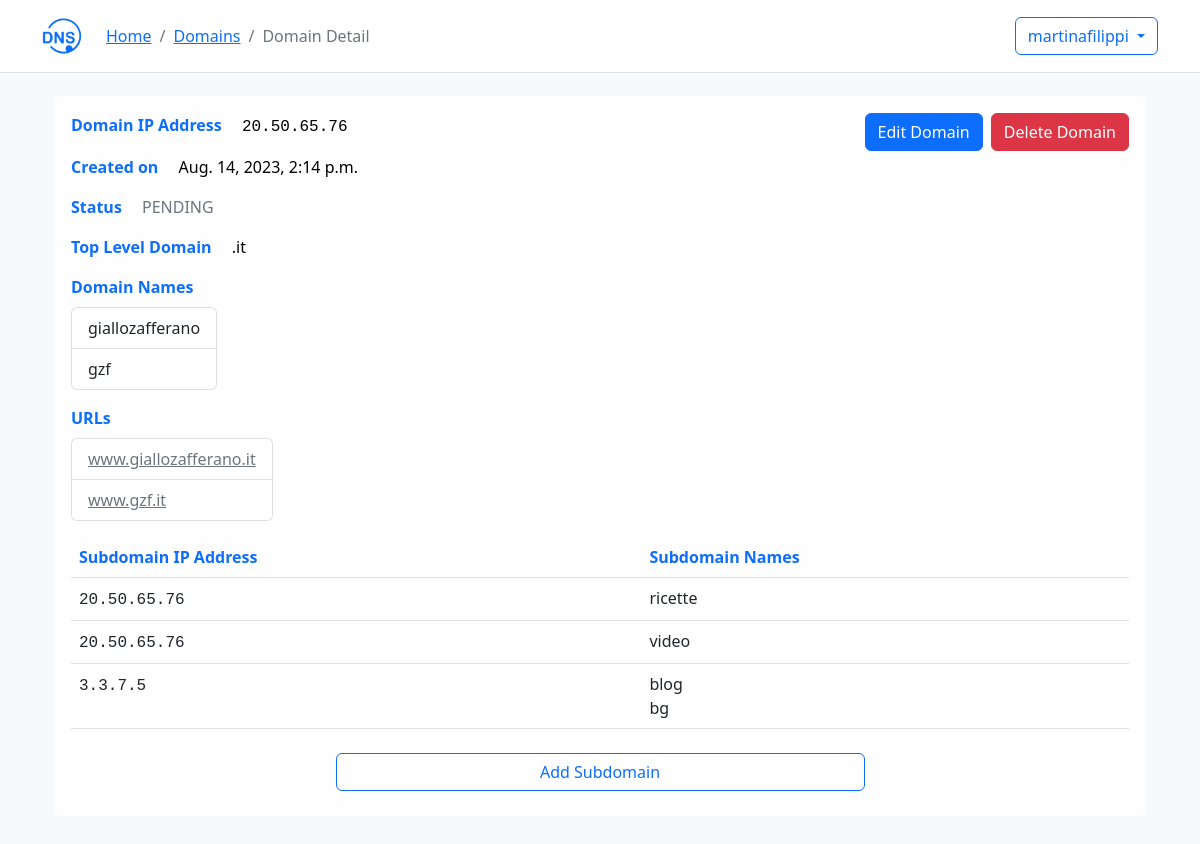
/domains/22 (signed in), run on the app's committed database.
### domains/models.py (models this page shows, shortened)
class Domain(models.Model):
    ip_address = models.CharField(max_length=15, null=False)
    names = models.TextField(null=False)
    TLD = models.ForeignKey(TLD, on_delete=models.CASCADE, null=False)
    user = models.ForeignKey(settings.AUTH_USER_MODEL, on_delete=models.CASCADE, null=False)
    created_at = models.DateTimeField(auto_now_add=True)
    accepted = models.BooleanField(default=None, null=True, blank=True)
    verified_at = models.DateTimeField(null=True)

class TLD(models.Model):
    name = models.CharField(max_length=10, null=False)

class SubDomain(models.Model):
    ip_address = models.CharField(max_length=200, null=False)
    names = models.TextField(null=False)
    domain = models.ForeignKey(Domain, on_delete=models.CASCADE, null=False)
    created_at = models.DateTimeField(auto_now_add=True)

### domains/views.py (the view)
# urls.py: path("<int:pk>", DomainDetailView.as_view(), name='domain-detail'),
class DomainDetailView(DetailView):
    model = Domain
    template_name = 'domains/domain-detail.html'  # il nome del tuo template
    def get_context_data(self, **kwargs):
        context = super().get_context_data(**kwargs)
        domain = get_object_or_404(Domain, pk=self.kwargs['pk'])
        subdomains = SubDomain.objects.filter(domain=domain)
        context['subdomains'] = subdomains
        return context

### domains/templatetags/split.py (called while the page is built)
@register.filter
def split(value, key):
    return value.split(key)

### templates/domains/domain-detail.html (shortened to what this page needs)
{% extends 'base.html' %}
{% load bootstrap_icons %}
{% load split %}
{% block nav %}
  <ol class="breadcrumb">
    <li class="breadcrumb-item"><a class="link-primary" href="/">Home</a></li>
    <li class="breadcrumb-item"><a class="link-primary" href="/domains">Domains</a></li>
    <li class="breadcrumb-item active">Domain Detail</li>
  </ol>
{% endblock nav %}
{% block content %}
<div class="container">
  <div class="alert alert-light" style="color: black;">
    <div class="d-flex justify-content-between">
      <div>
        <div>
          <span class="text-primary fw-bold me-3">Domain IP Address</span>
          <span class="font-monospace">{{ domain.ip_address }}</span>
        </div>
        <div class="mt-3">
          <span class="text-primary fw-bold me-3">Created on</span>
          <span>{{ domain.created_at }}</span>
        </div>
        <div class="mt-3">
          <span class="text-primary fw-bold me-3">Status</span>
          {% if domain.accepted is None %}
            <span class="text-secondary fw-normal">
              {% bs_icon 'hourglass-split' size='1em' extra_classes="mb-1" %}PENDING
            </span>
          {% elif domain.accepted%}
            <span class="text-success">
              {% bs_icon 'check-circle-fill' size='1em' extra_classes="mb-1" %}ACCEPTED
            </span>
          {% else %}
            <span class="text-danger">
              {% bs_icon 'x-circle-fill' size='1em' extra_classes="mb-1" %}REJECTED
            </span>
          {% endif %}
        </div>
        <div class="mt-3">
          <span class="text-primary fw-bold me-3">Top Level Domain</span>
          <span>.{{ domain.TLD.name }}</span>
        </div>
        <div class="mt-3">
          <span class="text-primary fw-bold">Domain Names</span>
          <div class="d-flex align-items-center mt-2">
            <ul class="list-group">
              {% for name in domain.names|split:";" %}
                <li class="list-group-item">{{ name }}</li>
              {% endfor %}
            </ul>
          </div>
        </div>
        <div class="mt-3">
          <span class="text-primary fw-bold">URLs</span>
          <div class="d-flex align-items-center mt-2">
            <ul class="list-group">
              {% for name in domain.names|split:";" %}
                <li class="list-group-item">
                  <a class="link-secondary" href="http://www.{{ name }}.{{ domain.TLD.name }}">
                    www.{{ name }}.{{ domain.TLD.name }}
                  </a>
                </li>
              {% endfor %}
            </ul>
          </div>
        </div>
      </div>
      <div>
        {% if user.is_staff %}
          {% if domain.accepted is None %}
            <a href="{% url 'accept-domain' domain.pk %}" class="btn btn-success me-1">
              {% bs_icon 'check-circle-fill' size='1em' extra_classes="mb-1 me-1" %} Accept
            </a>
            <a href="{% url 'reject-domain' domain.pk %}" class="btn btn-danger">
              {% bs_icon 'x-circle-fill' size='1em' extra_classes="mb-1 me-1" %} Reject
            </a>
          {% endif %}
        {% else %}
          <a href="{% url 'update-domain' domain.pk %}" class="btn btn-primary me-1">
            {% bs_icon 'pencil-fill' size='1em' extra_classes="mb-1 me-1" %} Edit Domain
          </a>
          <a href="{% url 'delete-domain' domain.pk %}" class="btn btn-danger">
            {% bs_icon 'trash3-fill' size='1em' extra_classes="mb-1 me-1" %} Delete Domain
          </a>
        {% endif %}
      </div>
    </div>
    {% if subdomains|length > 0 %}
      <table class="table table-hover mt-3">
        <thead>
          <tr>
            <th class="text-primary" scope="col">Subdomain IP Address</th>
            <th class="text-primary" scope="col">Subdomain Names</th>
          </tr>
        </thead>
        <tbody>
          {% for subdomain in subdomains %}
            <tr class="clickable-row" data-href="{% url 'subdomain-detail' subdomain.pk %}" style="cursor: pointer;">
              <td><span class="font-monospace">{{ subdomain.ip_address }}</span></td>
              <td>
                {% for name in subdomain.names|split:";" %}
                  <div>{{ name }}</div>
                {% endfor %}
              </td>
            </tr>
          {% endfor %}
        </tbody>
      </table>
    {% endif %}
    {% if user.is_staff == False %}
      <div class="d-flex justify-content-center mt-4 pb-2">
        <a href="{% url 'create-subdomain' domain.pk %}" class="btn btn-outline-primary w-50">
          {% bs_icon 'plus-lg' size='1em' extra_classes="mb-1 me-1" %} Add Subdomain
        </a>
      </div>
    {% endif %}
  </div>
</div>
{% endblock content %}

### templates/base.html (shortened to what this page needs)
{% load static %}
{% load bootstrap_icons %}
<!DOCTYPE html>
<html>
  <head>
    <link
      href="https://cdn.jsdelivr.net/npm/bootstrap@5.2.3/dist/css/bootstrap.min.css"
      rel="stylesheet"
    >
  </head>
  <body class="bg-light">
    {% if user.is_authenticated %}
      <nav class="navbar navbar-light bg-white border-bottom fixed-top" style="min-height: 72px;">
        <div class="container">
          <div class="d-flex align-items-center">
            <a class="navbar-brand" href="/">
              <img src="{% static 'images/dns-icon.png' %}" height="40px" width="40px">
            </a>
            <div class="ms-2 pt-3">
              {% block nav %}
              {% endblock nav %}
            </div>
          </div>
          <div class="d-flex align-items-center">
            <div class="dropdown">
              <button class="btn btn-outline-primary dropdown-toggle" type="button" data-bs-toggle="dropdown">
                {% bs_icon 'person-circle' size='1.3em' extra_classes="mb-1 me-1" %}{{ user }}
              </button>
            </div>
          </div>
        </div>
      </nav>
      <div style="margin-top: 72px;">
        <div class="container py-4" >
          {% block content %}
          {% endblock content %}
        </div>
      </div>
    {% endif %}
  </body>
</html>

### data on the page
Domain: ip_address "20.50.65.76", created_at "Aug. 14, 2023, 2:14 p.m.", TLD.name "it", TLD.name "it" "it"
SubDomain: ip_address "20.50.65.76", names "ricette"
SubDomain: ip_address "20.50.65.76", names "video"
SubDomain: ip_address "3.3.7.5", names "blog" "bg"

### other printed values
{{ user }} "martinafilippi"
{{ name }} "giallozafferano" "gzf"
